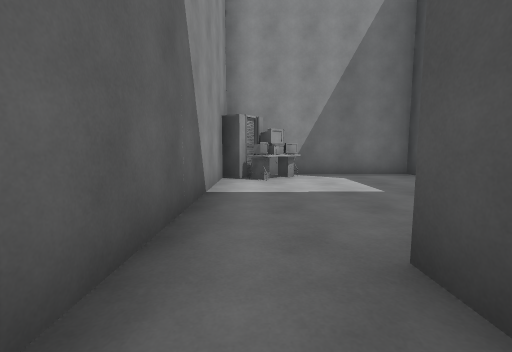
[1] (above)

13 first-person views from a walk through a scene from a Unity 3-D project. The camera is 1.3 m above the floor, tilts 6° down and sees 90° across. The floor is counted in squares, 2 m on a side. Each view is taken from the middle of a square. On the plan, view 1 faces up. The plan holds only what a view shows up to about 9 squares ahead; the rest is blank. The place goes on beyond the plan. The player is left out. Some animated figures are left out. Door leaves are left out, so doorways stand open.

[2]
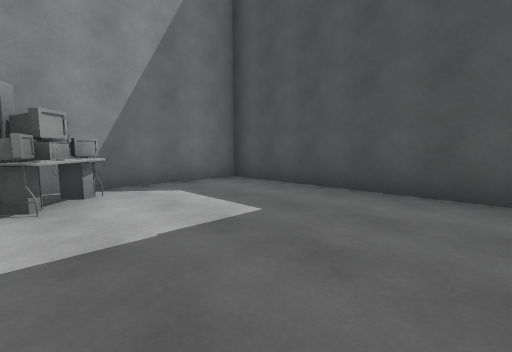

[3]
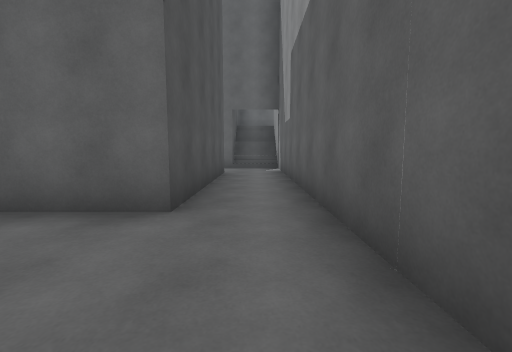

[4]
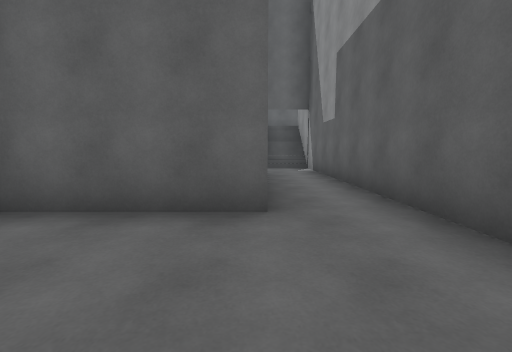

[5]
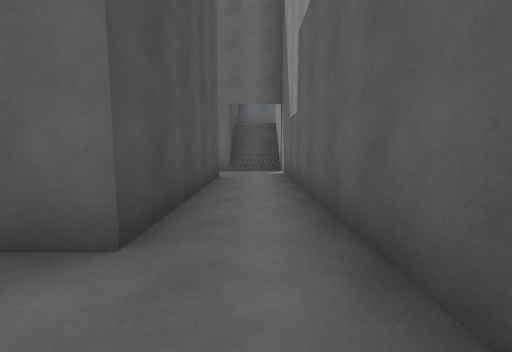

[6]
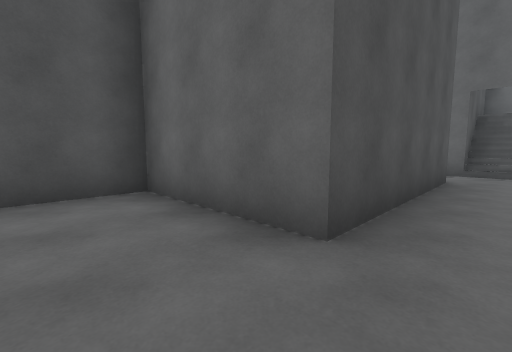

[7]
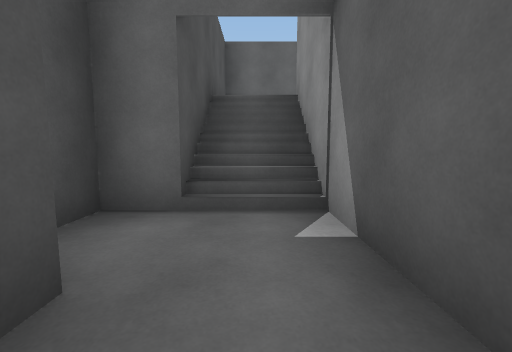

[8]
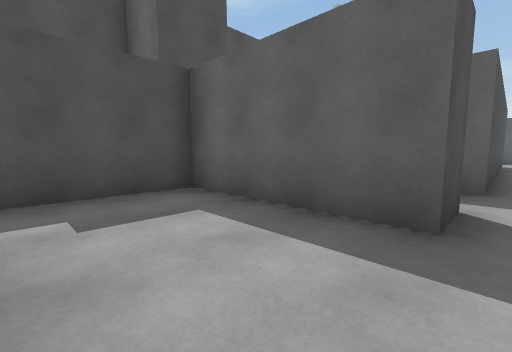

[9]
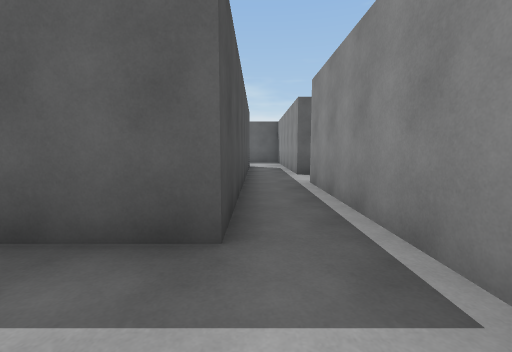

[10]
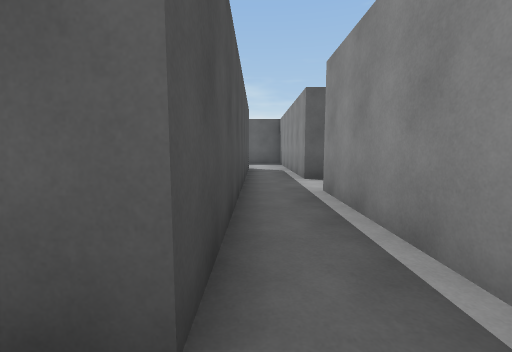

[11]
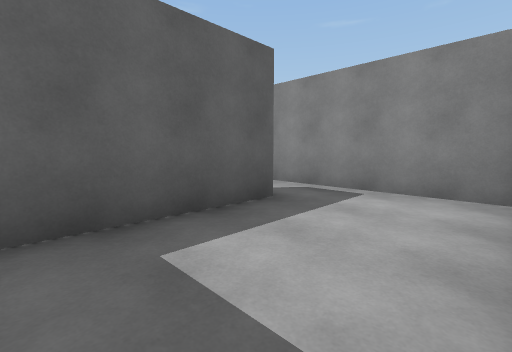

[12]
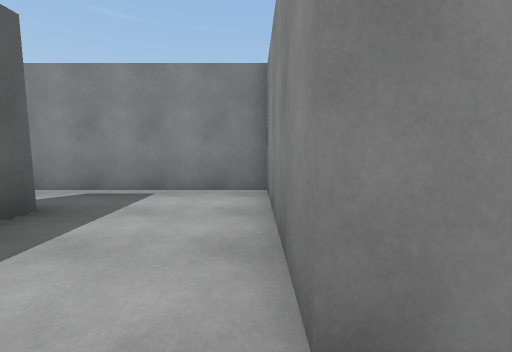

[13]
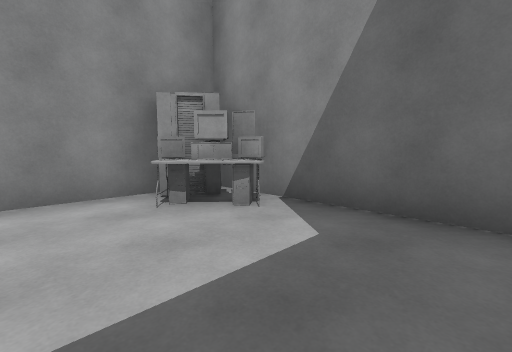

### Floor plan
Key: @ floor where view 1 was taken; # wall or solid block; x gap in a wall; . main floor; - floor 3.25 m lower than the main floor; : floor 4 m higher than the main floor; / step, stairs or slope; O other object.
Columns run from 4 left of view 1 to 4 right of it. Each row starts with its distance up from view 1.
  7    ######
  6    #OO--#
  5    #----#
  4    #----x
  3    #----:
  2    #----:
  1    #-####
  0    #@#
 -1    #-#
 -2    #-#
 -3    #-##
 -4    #--#
 -5    #/##
 -6    #/#
 -7 #....###
 -8 #....###
 -9 #....###
-10 #.#####
-11 #...
-12 #.##
-13 #.#
-14 #.#
-15 #.#
-16 ..#
-17 #.#
-18 #.#
-19 #.#
-20 #.

Where each view was taken, in squares from view 1:
view 1: 0 up, 0 right, facing up
view 2: 2 up, 0 right, facing up-right
view 3: 4 up, 0 right, facing down
view 4: 4 up, 1 right, facing down
view 5: 3 up, 0 right, facing down
view 6: 3 up, 0 right, facing down-right
view 7: 2 down, 0 right, facing down
view 8: 7 down, 3 left, facing down-right
view 9: 10 down, 3 left, facing down
view 10: 11 down, 3 left, facing down
view 11: 7 down, 0 right, facing down-left
view 12: 7 down, 0 right, facing left
view 13: 4 up, 3 right, facing up-left
